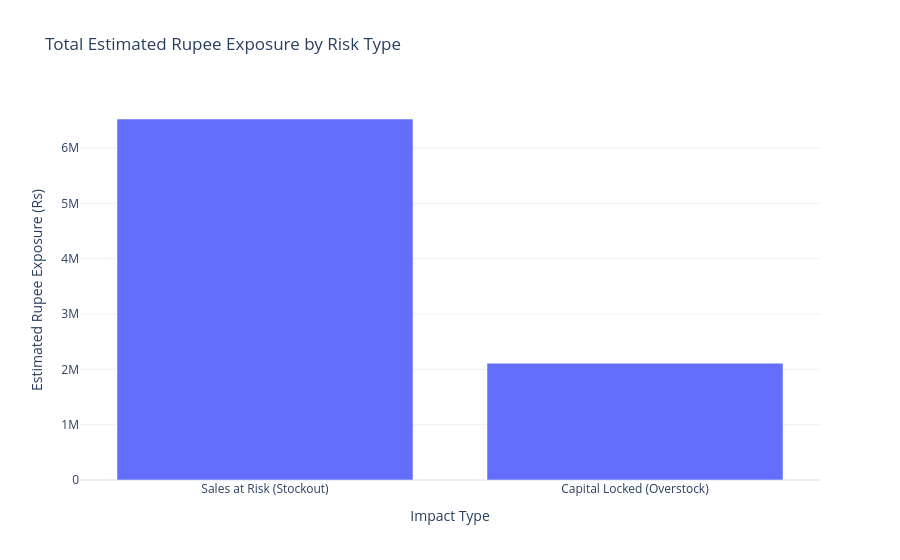

Notebook code cell kept with this figure:
### Markdown cell above
## 5 & 6. Total Estimated Sales-at-Risk and Capital Locked

### Code cell
impact_summary = pd.DataFrame({
    "Impact Type": ["Sales at Risk (Stockout)", "Capital Locked (Overstock)"],
    "Rupees": [risk_table["sales_at_risk_rs"].sum(), risk_table["capital_locked_rs"].sum()],
})
fig = px.bar(impact_summary, x="Impact Type", y="Rupees",
             title="Total Estimated Rupee Exposure by Risk Type",
             labels={"Rupees": "Estimated Rupee Exposure (Rs)"}, template="plotly_white")
fig.show()

### Figure 1 — Plotly figure (JSON) as saved in the notebook; plotly's stock layout.template omitted (floating-point values rounded to 4 significant figures)
{"data": [{"hovertemplate": "Impact Type=%{x}<br>Estimated Rupee Exposure (Rs)=%{y}<extra></extra>", "legendgroup": "", "marker": {"color": "#636efa", "pattern": {"shape": ""}}, "name": "", "orientation": "v", "showlegend": false, "textposition": "auto", "type": "bar", "x": ["Sales at Risk (Stockout)", "Capital Locked (Overstock)"], "xaxis": "x", "y": [6524000.0, 2111000.0], "yaxis": "y"}], "layout": {"barmode": "relative", "legend": {"tracegroupgap": 0}, "title": {"text": "Total Estimated Rupee Exposure by Risk Type"}, "xaxis": {"anchor": "y", "domain": [0.0, 1.0], "title": {"text": "Impact Type"}}, "yaxis": {"anchor": "x", "domain": [0.0, 1.0], "title": {"text": "Estimated Rupee Exposure (Rs)"}}}}
